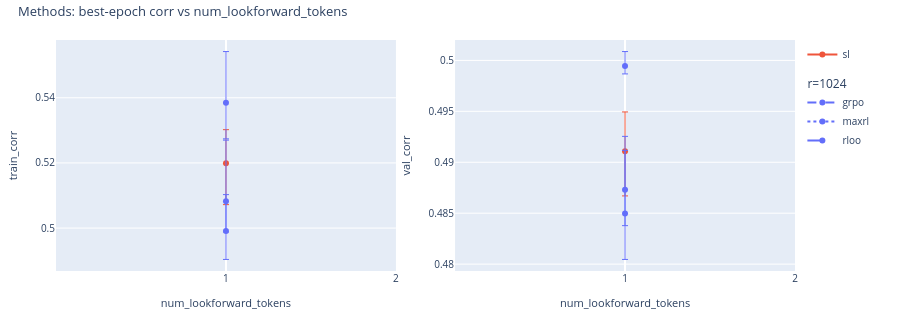
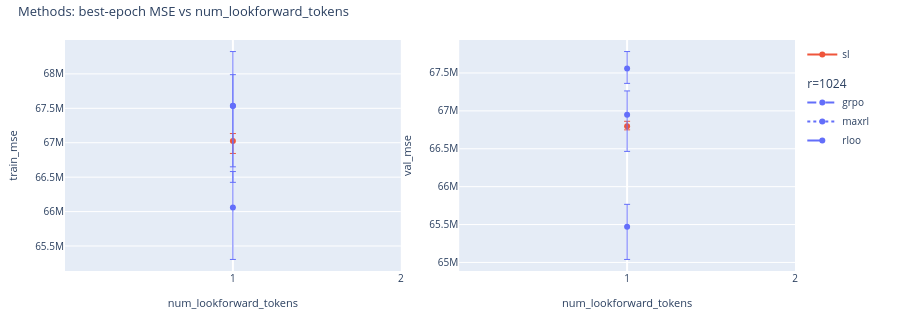

The code cell stored with these charts, in order, in its notebook:
### Markdown cell above
## Cross-method comparison

### Code cell
if any(c is not None for c in (sl, grpo, maxrl_sf, rloo_f)):
    display(
        plot_methods_vs_lookforward(
            sl=sl,
            grpo=grpo,
            maxrl=maxrl_sf,
            rloo=rloo_f,
            title="Methods: best-epoch corr vs num_lookforward_tokens",
            x_scale="uniform",
            save_path=WRITEUP_ASSETS / "methods_vs_lookforward.html",
        )
    )
    display(
        plot_methods_vs_lookforward(
            sl=sl,
            grpo=grpo,
            maxrl=maxrl_sf,
            rloo=rloo_f,
            metric="mse",
            title="Methods: best-epoch MSE vs num_lookforward_tokens",
            x_scale="uniform",
            save_path=WRITEUP_ASSETS / "methods_vs_lookforward_mse.html",
        )
    )
else:
    print("No artifacts for any method.")

### Figure 1 — Plotly figure (JSON) as saved in the notebook; plotly's stock layout.template omitted (floating-point values rounded to 4 significant figures)
{"data": [{"customdata": [[1, 4, 3, "look=1"]], "error_y": {"array": [0.01029], "arrayminus": [0.01272], "symmetric": false, "thickness": 1, "type": "data", "width": 3}, "hovertemplate": "num_lookforward_tokens: %{customdata[0]}<br>train_corr: %{y}<br>epoch: %{customdata[1]}<br>n_seeds: %{customdata[2]}<extra>sl %{customdata[3]}</extra>", "legendgroup": "sl", "line": {"color": "#EF553B", "dash": "solid"}, "marker": {"color": "#EF553B"}, "mode": "lines+markers", "name": "sl", "showlegend": true, "type": "scatter", "x": [0], "xaxis": "x", "y": [0.5199], "yaxis": "y"}, {"customdata": [[1, 4, 3, "look=1 r=1024"]], "error_y": {"array": [0.01569], "arrayminus": [0.0111], "symmetric": false, "thickness": 1, "type": "data", "width": 3}, "hovertemplate": "num_lookforward_tokens: %{customdata[0]}<br>train_corr: %{y}<br>epoch: %{customdata[1]}<br>n_seeds: %{customdata[2]}<extra>grpo %{customdata[3]}</extra>", "legendgroup": "r=1024", "legendgrouptitle": {"text": "r=1024"}, "line": {"color": "#636EFA", "dash": "dash"}, "marker": {"color": "#636EFA"}, "mode": "lines+markers", "name": "grpo", "showlegend": true, "type": "scatter", "x": [0], "xaxis": "x", "y": [0.5385], "yaxis": "y"}, {"customdata": [[1, 4, 3, "look=1 r=1024"]], "error_y": {"array": [0.01119], "arrayminus": [0.00871], "symmetric": false, "thickness": 1, "type": "data", "width": 3}, "hovertemplate": "num_lookforward_tokens: %{customdata[0]}<br>train_corr: %{y}<br>epoch: %{customdata[1]}<br>n_seeds: %{customdata[2]}<extra>maxrl %{customdata[3]}</extra>", "legendgroup": "r=1024", "legendgrouptitle": {"text": "r=1024"}, "line": {"color": "#636EFA", "dash": "dot"}, "marker": {"color": "#636EFA"}, "mode": "lines+markers", "name": "maxrl", "showlegend": true, "type": "scatter", "x": [0], "xaxis": "x", "y": [0.4991], "yaxis": "y"}, {"customdata": [[1, 4, 3, "look=1 r=1024"]], "error_y": {"array": [0.01874], "arrayminus": [0.009449], "symmetric": false, "thickness": 1, "type": "data", "width": 3}, "hovertemplate": "num_lookforward_tokens: %{customdata[0]}<br>train_corr: %{y}<br>epoch: %{customdata[1]}<br>n_seeds: %{customdata[2]}<extra>rloo %{customdata[3]}</extra>", "legendgroup": "r=1024", "legendgrouptitle": {"text": "r=1024"}, "line": {"color": "#636EFA", "dash": "longdash"}, "marker": {"color": "#636EFA"}, "mode": "lines+markers", "name": "rloo", "showlegend": true, "type": "scatter", "x": [0], "xaxis": "x", "y": [0.5083], "yaxis": "y"}, {"customdata": [[1, 4, 3, "look=1"]], "error_y": {"array": [0.003864], "arrayminus": [0.00438], "symmetric": false, "thickness": 1, "type": "data", "width": 3}, "hovertemplate": "num_lookforward_tokens: %{customdata[0]}<br>val_corr: %{y}<br>epoch: %{customdata[1]}<br>n_seeds: %{customdata[2]}<extra>sl %{customdata[3]}</extra>", "legendgroup": "sl", "line": {"color": "#EF553B", "dash": "solid"}, "marker": {"color": "#EF553B"}, "mode": "lines+markers", "name": "sl", "showlegend": false, "type": "scatter", "x": [0], "xaxis": "x2", "y": [0.4911], "yaxis": "y2"}, {"customdata": [[1, 3, 3, "look=1 r=1024"]], "error_y": {"array": [0.001425], "arrayminus": [0.0007717], "symmetric": false, "thickness": 1, "type": "data", "width": 3}, "hovertemplate": "num_lookforward_tokens: %{customdata[0]}<br>val_corr: %{y}<br>epoch: %{customdata[1]}<br>n_seeds: %{customdata[2]}<extra>grpo %{customdata[3]}</extra>", "legendgroup": "r=1024", "legendgrouptitle": {"text": "r=1024"}, "line": {"color": "#636EFA", "dash": "dash"}, "marker": {"color": "#636EFA"}, "mode": "lines+markers", "name": "grpo", "showlegend": false, "type": "scatter", "x": [0], "xaxis": "x2", "y": [0.4994], "yaxis": "y2"}, {"customdata": [[1, 3, 3, "look=1 r=1024"]], "error_y": {"array": [0.006187], "arrayminus": [0.004519], "symmetric": false, "thickness": 1, "type": "data", "width": 3}, "hovertemplate": "num_lookforward_tokens: %{customdata[0]}<br>val_corr: %{y}<br>epoch: %{customdata[1]}<br>n_seeds: %{customdata[2]}<extra>maxrl %{customdata[3]}</extra>", "legendgroup": "r=1024", "legendgrouptitle": {"text": "r=1024"}, "line": {"color": "#636EFA", "dash": "dot"}, "marker": {"color": "#636EFA"}, "mode": "lines+markers", "name": "maxrl", "showlegend": false, "type": "scatter", "x": [0], "xaxis": "x2", "y": [0.485], "yaxis": "y2"}, {"customdata": [[1, 4, 3, "look=1 r=1024"]], "error_y": {"array": [0.005247], "arrayminus": [0.003516], "symmetric": false, "thickness": 1, "type": "data", "width": 3}, "hovertemplate": "num_lookforward_tokens: %{customdata[0]}<br>val_corr: %{y}<br>epoch: %{customdata[1]}<br>n_seeds: %{customdata[2]}<extra>rloo %{customdata[3]}</extra>", "legendgroup": "r=1024", "legendgrouptitle": {"text": "r=1024"}, "line": {"color": "#636EFA", "dash": "longdash"}, "marker": {"color": "#636EFA"}, "mode": "lines+markers", "name": "rloo", "showlegend": false, "type": "scatter", "x": [0], "xaxis": "x2", "y": [0.4873], "yaxis": "y2"}], "layout": {"font": {"size": 11}, "height": 320, "legend": {"font": {"size": 10}, "groupclick": "togglegroup", "x": 1.01, "xanchor": "left", "y": 1, "yanchor": "top"}, "margin": {"b": 40, "l": 50, "r": 105, "t": 40}, "title": {"font": {"size": 13}, "text": "Methods: best-epoch corr vs num_lookforward_tokens", "x": 0.02, "xanchor": "left", "y": 0.98, "yanchor": "top"}, "xaxis": {"anchor": "y", "domain": [0, 0.46], "tickfont": {"size": 10}, "tickmode": "array", "ticktext": ["1", "2", "3", "4", "5", "6", "7", "8"], "tickvals": [0, 1, 2, 3, 4, 5, 6, 7], "title": {"font": {"size": 11}, "text": "num_lookforward_tokens"}}, "xaxis2": {"anchor": "y2", "domain": [0.54, 1], "tickfont": {"size": 10}, "tickmode": "array", "ticktext": ["1", "2", "3", "4", "5", "6", "7", "8"], "tickvals": [0, 1, 2, 3, 4, 5, 6, 7], "title": {"font": {"size": 11}, "text": "num_lookforward_tokens"}}, "yaxis": {"anchor": "x", "domain": [0, 1], "tickfont": {"size": 10}, "title": {"font": {"size": 11}, "text": "train_corr"}}, "yaxis2": {"anchor": "x2", "domain": [0, 1], "tickfont": {"size": 10}, "title": {"font": {"size": 11}, "text": "val_corr"}}}}

### Figure 2 — Plotly figure (JSON) as saved in the notebook; plotly's stock layout.template omitted (floating-point values rounded to 4 significant figures)
{"data": [{"customdata": [[1, 4, 3, "look=1"]], "error_y": {"array": [107700.0], "arrayminus": [181600.0], "symmetric": false, "thickness": 1, "type": "data", "width": 3}, "hovertemplate": "num_lookforward_tokens: %{customdata[0]}<br>train_mse: %{y}<br>epoch: %{customdata[1]}<br>n_seeds: %{customdata[2]}<extra>sl %{customdata[3]}</extra>", "legendgroup": "sl", "line": {"color": "#EF553B", "dash": "solid"}, "marker": {"color": "#EF553B"}, "mode": "lines+markers", "name": "sl", "showlegend": true, "type": "scatter", "x": [0], "xaxis": "x", "y": [67030000.0], "yaxis": "y"}, {"customdata": [[1, 4, 3, "look=1 r=1024"]], "error_y": {"array": [785800.0], "arrayminus": [1113000.0], "symmetric": false, "thickness": 1, "type": "data", "width": 3}, "hovertemplate": "num_lookforward_tokens: %{customdata[0]}<br>train_mse: %{y}<br>epoch: %{customdata[1]}<br>n_seeds: %{customdata[2]}<extra>grpo %{customdata[3]}</extra>", "legendgroup": "r=1024", "legendgrouptitle": {"text": "r=1024"}, "line": {"color": "#636EFA", "dash": "dash"}, "marker": {"color": "#636EFA"}, "mode": "lines+markers", "name": "grpo", "showlegend": true, "type": "scatter", "x": [0], "xaxis": "x", "y": [67540000.0], "yaxis": "y"}, {"customdata": [[1, 4, 3, "look=1 r=1024"]], "error_y": {"array": [522400.0], "arrayminus": [754000.0], "symmetric": false, "thickness": 1, "type": "data", "width": 3}, "hovertemplate": "num_lookforward_tokens: %{customdata[0]}<br>train_mse: %{y}<br>epoch: %{customdata[1]}<br>n_seeds: %{customdata[2]}<extra>maxrl %{customdata[3]}</extra>", "legendgroup": "r=1024", "legendgrouptitle": {"text": "r=1024"}, "line": {"color": "#636EFA", "dash": "dot"}, "marker": {"color": "#636EFA"}, "mode": "lines+markers", "name": "maxrl", "showlegend": true, "type": "scatter", "x": [0], "xaxis": "x", "y": [66060000.0], "yaxis": "y"}, {"customdata": [[1, 4, 3, "look=1 r=1024"]], "error_y": {"array": [456000.0], "arrayminus": [882300.0], "symmetric": false, "thickness": 1, "type": "data", "width": 3}, "hovertemplate": "num_lookforward_tokens: %{customdata[0]}<br>train_mse: %{y}<br>epoch: %{customdata[1]}<br>n_seeds: %{customdata[2]}<extra>rloo %{customdata[3]}</extra>", "legendgroup": "r=1024", "legendgrouptitle": {"text": "r=1024"}, "line": {"color": "#636EFA", "dash": "longdash"}, "marker": {"color": "#636EFA"}, "mode": "lines+markers", "name": "rloo", "showlegend": true, "type": "scatter", "x": [0], "xaxis": "x", "y": [67530000.0], "yaxis": "y"}, {"customdata": [[1, 3, 3, "look=1"]], "error_y": {"array": [63900.0], "arrayminus": [49140.0], "symmetric": false, "thickness": 1, "type": "data", "width": 3}, "hovertemplate": "num_lookforward_tokens: %{customdata[0]}<br>val_mse: %{y}<br>epoch: %{customdata[1]}<br>n_seeds: %{customdata[2]}<extra>sl %{customdata[3]}</extra>", "legendgroup": "sl", "line": {"color": "#EF553B", "dash": "solid"}, "marker": {"color": "#EF553B"}, "mode": "lines+markers", "name": "sl", "showlegend": false, "type": "scatter", "x": [0], "xaxis": "x2", "y": [66800000.0], "yaxis": "y2"}, {"customdata": [[1, 4, 3, "look=1 r=1024"]], "error_y": {"array": [222600.0], "arrayminus": [197500.0], "symmetric": false, "thickness": 1, "type": "data", "width": 3}, "hovertemplate": "num_lookforward_tokens: %{customdata[0]}<br>val_mse: %{y}<br>epoch: %{customdata[1]}<br>n_seeds: %{customdata[2]}<extra>grpo %{customdata[3]}</extra>", "legendgroup": "r=1024", "legendgrouptitle": {"text": "r=1024"}, "line": {"color": "#636EFA", "dash": "dash"}, "marker": {"color": "#636EFA"}, "mode": "lines+markers", "name": "grpo", "showlegend": false, "type": "scatter", "x": [0], "xaxis": "x2", "y": [67560000.0], "yaxis": "y2"}, {"customdata": [[1, 4, 3, "look=1 r=1024"]], "error_y": {"array": [296700.0], "arrayminus": [430600.0], "symmetric": false, "thickness": 1, "type": "data", "width": 3}, "hovertemplate": "num_lookforward_tokens: %{customdata[0]}<br>val_mse: %{y}<br>epoch: %{customdata[1]}<br>n_seeds: %{customdata[2]}<extra>maxrl %{customdata[3]}</extra>", "legendgroup": "r=1024", "legendgrouptitle": {"text": "r=1024"}, "line": {"color": "#636EFA", "dash": "dot"}, "marker": {"color": "#636EFA"}, "mode": "lines+markers", "name": "maxrl", "showlegend": false, "type": "scatter", "x": [0], "xaxis": "x2", "y": [65470000.0], "yaxis": "y2"}, {"customdata": [[1, 3, 3, "look=1 r=1024"]], "error_y": {"array": [313400.0], "arrayminus": [484200.0], "symmetric": false, "thickness": 1, "type": "data", "width": 3}, "hovertemplate": "num_lookforward_tokens: %{customdata[0]}<br>val_mse: %{y}<br>epoch: %{customdata[1]}<br>n_seeds: %{customdata[2]}<extra>rloo %{customdata[3]}</extra>", "legendgroup": "r=1024", "legendgrouptitle": {"text": "r=1024"}, "line": {"color": "#636EFA", "dash": "longdash"}, "marker": {"color": "#636EFA"}, "mode": "lines+markers", "name": "rloo", "showlegend": false, "type": "scatter", "x": [0], "xaxis": "x2", "y": [66950000.0], "yaxis": "y2"}], "layout": {"font": {"size": 11}, "height": 320, "legend": {"font": {"size": 10}, "groupclick": "togglegroup", "x": 1.01, "xanchor": "left", "y": 1, "yanchor": "top"}, "margin": {"b": 40, "l": 50, "r": 105, "t": 40}, "title": {"font": {"size": 13}, "text": "Methods: best-epoch MSE vs num_lookforward_tokens", "x": 0.02, "xanchor": "left", "y": 0.98, "yanchor": "top"}, "xaxis": {"anchor": "y", "domain": [0, 0.46], "tickfont": {"size": 10}, "tickmode": "array", "ticktext": ["1", "2", "3", "4", "5", "6", "7", "8"], "tickvals": [0, 1, 2, 3, 4, 5, 6, 7], "title": {"font": {"size": 11}, "text": "num_lookforward_tokens"}}, "xaxis2": {"anchor": "y2", "domain": [0.54, 1], "tickfont": {"size": 10}, "tickmode": "array", "ticktext": ["1", "2", "3", "4", "5", "6", "7", "8"], "tickvals": [0, 1, 2, 3, 4, 5, 6, 7], "title": {"font": {"size": 11}, "text": "num_lookforward_tokens"}}, "yaxis": {"anchor": "x", "domain": [0, 1], "tickfont": {"size": 10}, "title": {"font": {"size": 11}, "text": "train_mse"}}, "yaxis2": {"anchor": "x2", "domain": [0, 1], "tickfont": {"size": 10}, "title": {"font": {"size": 11}, "text": "val_mse"}}}}
